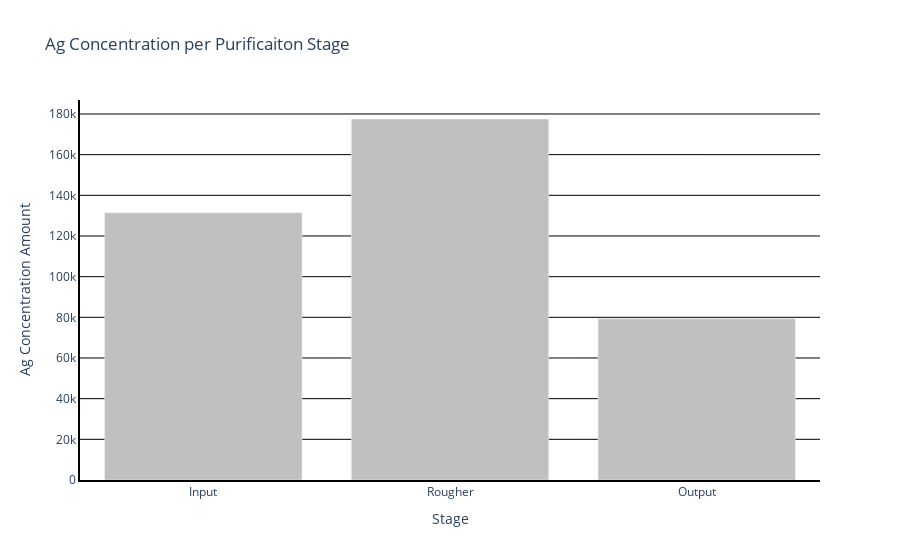

This figure's notebook cell:
### Code cell
ag_bar = px.bar(ag_df, x='Stage', y='Ag Concentration Amount', title='Ag Concentration per Purificaiton Stage', color_discrete_sequence=['silver'])

ag_bar.update_layout(plot_bgcolor='white', yaxis=dict(showgrid=True, gridcolor='black'))
ag_bar.update_xaxes(showline=True, linewidth=2, linecolor='black')

ag_bar.update_yaxes(showline=True, linewidth=2, linecolor='black')
ag_bar.show()

### Figure 1 — Plotly figure (JSON) as saved in the notebook; plotly's stock layout.template omitted (floating-point values rounded to 4 significant figures)
{"data": [{"alignmentgroup": "True", "hovertemplate": "Stage=%{x}<br>Ag Concentration Amount=%{y}<extra></extra>", "legendgroup": "", "marker": {"color": "silver", "pattern": {"shape": ""}}, "name": "", "offsetgroup": "", "orientation": "v", "showlegend": false, "textposition": "auto", "type": "bar", "x": ["Input", "Rougher", "Output"], "xaxis": "x", "y": [131400.0, 177500.0, 79250.0], "yaxis": "y"}], "layout": {"barmode": "relative", "legend": {"tracegroupgap": 0}, "plot_bgcolor": "white", "title": {"text": "Ag Concentration per Purificaiton Stage"}, "xaxis": {"anchor": "y", "domain": [0, 1], "linecolor": "black", "linewidth": 2, "showline": true, "title": {"text": "Stage"}}, "yaxis": {"anchor": "x", "domain": [0, 1], "gridcolor": "black", "linecolor": "black", "linewidth": 2, "showgrid": true, "showline": true, "title": {"text": "Ag Concentration Amount"}}}}
